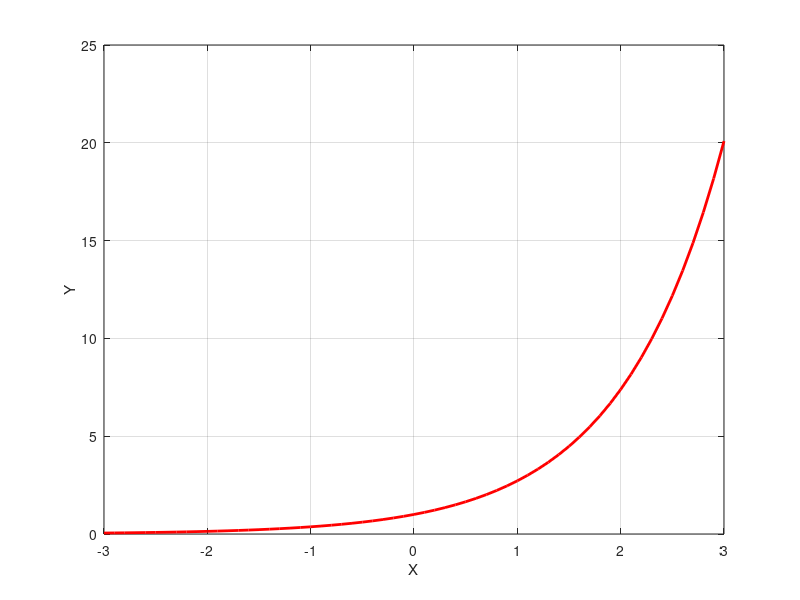

MATLAB code to generate this figure: (Note: this script raises an error after producing the figure.)
clc;
clear;
close all;
x=-3:.1:3;
y=exp(x);

figure,
plot(x,y,'r-','LineWidth',2);
xlabel('X')
ylabel('Y')
grid on; 
hold on

%% Taylor Series Expension

y_predict = zeros(size(y));
for n=0:N
    y_predict = y_predict+(x.^n)./factorial(n); 
end
hold on

tv_total = sum(y);
ev_total = sum(y_predict);
total_error = abs((tv_total-ev_total)/tv_total)*100;

N=1;
ev=0;
xx=1;
for n=0:N
    ev = ev+(xx^n)./factorial(n); 
end
tv=exp(xx);
err = (tv-ev)/tv*100;

msg = sprintf('Error = %f Total error = %f',err, total_error);
disp(msg)
% title(['Error = ',num2str(err),'%'])
title(msg)
plot(x,y_predict,'b--','LineWidth',2)
plot(xx,tv,'or','MarkerSize',10,'LineWidth',2)
plot(xx,ev,'og','MarkerSize',10,'LineWidth',2)

legend('True Value','Estimated Value')
